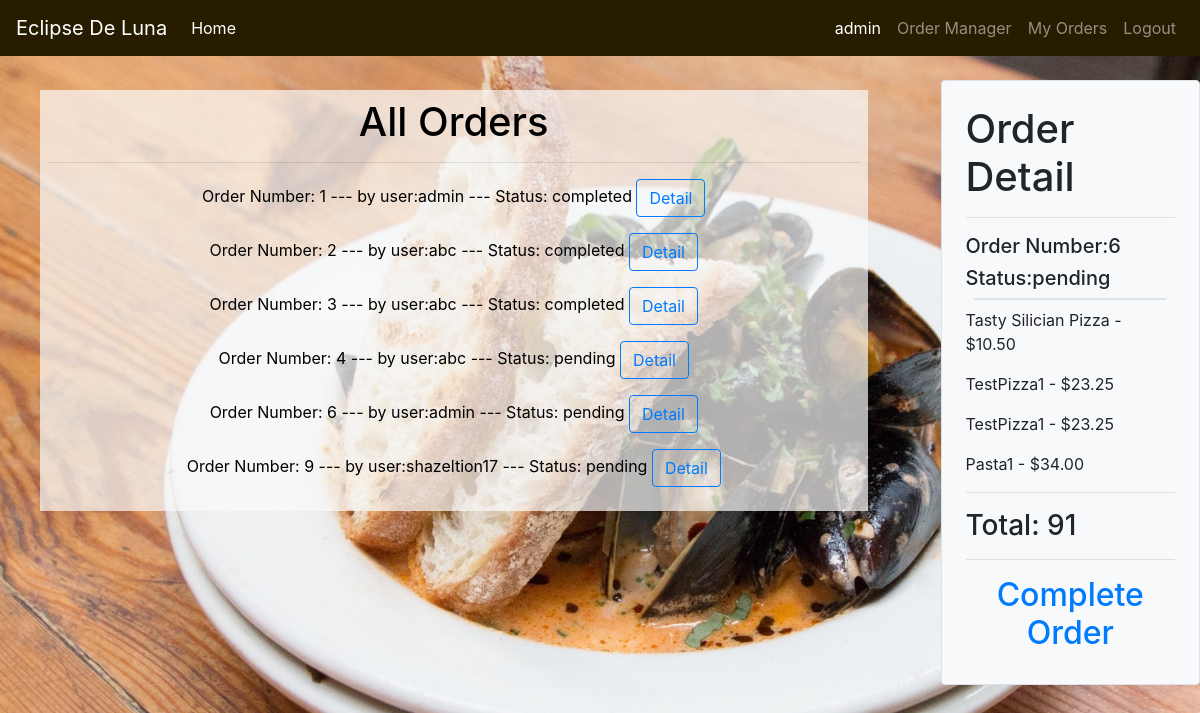
Screenshot of /staff_order/admin/6 with the database file from the repository.
### orders/models.py (models this page shows, shortened)
class User_order(models.Model):
    user=models.ForeignKey(User,on_delete=models.CASCADE)
    order_number=models.IntegerField()
    status=models.CharField(max_length=64,default='initiated')

class Cart(models.Model):
    user =models.ForeignKey(User,on_delete=models.CASCADE)
    number=models.IntegerField()
    name = models.CharField(max_length=64)
    price = models.DecimalField(max_digits=7,decimal_places=2)
    def __str__(self):
        return f"{self.name} - ${self.price} "

### orders/views.py (the view)
# urls.py: path("staff_order/<str:user>/<str:order_number>", views.staff_order, name="staff_order"),
def staff_order(request,user,order_number):
    user = User.objects.get(username=user)
    context = {
        "Checkout":Cart.objects.filter(user=user,number=order_number),
        "Total":list(Cart.objects.filter(user=user,number=order_number).aggregate(Sum('price')).values())[0],
        "Order_number":order_number,
        "user":user,
        "All_orders":User_order.objects.exclude(status='initiated'),
        "Status":User_order.objects.get(user=user,order_number=order_number).status
    }
    return render(request,"staff_order.html",context)

### orders/templates/staff_order.html
{% extends "base.html" %}
{% block content%}
<div class="container-fluid pt-3">
  <div class="row">
      <div class="col-9 text-center">
        <div class="back_col p-2">
          <h1>All Orders</h1>
          <hr>
      {% for item in All_orders%}
        <p>Order Number: {{item.order_number}}            ---  by user:{{item.user}}  ---  Status: {{item.status}}
        <button type="button" class="btn btn-outline-primary" > <a href="{% url 'staff_order' item.user item.order_number%}">Detail</a></button>
      </p>
      {% endfor %}
        </div>
      </div>
      <div class="col-3 pl-5 ">
              {% if user.is_authenticated %}
              <div class="bg-light p-4 border rounded position-fixed">
              {% if Status != 'initiated'%}
              <h1>Order Detail</h1>
              <hr>
              <h5>Order Number:{{Order_number}}</h5>
              <h5>Status:{{Status}}</h5>
              <div class="border rounded m-2"></div>
              {% for item in Checkout %}
                  <p>{{item}} </p>
              {% endfor %}
              <hr>
              <h3>Total: {{Total}}</h3>
              <hr>
              {% if Status == 'pending'%}
              <h2 class="text-center"><a href="{% url 'complete_order' user Order_number%}">Complete Order</a></h2>
              {% endif %}
              {% endif %}
              </div>
              {% endif %}
      </div>
  </div>
</div>
{% endblock %}

### orders/templates/base.html (shortened to what this page needs)
<!DOCTYPE html>
<html style="height: 100%" lang="en">
<head>
    {% load static %}
    <link rel="stylesheet" href="https://maxcdn.bootstrapcdn.com/bootstrap/4.4.1/css/bootstrap.min.css">
    <link rel="stylesheet" type="text/css" href="{% static 'style.css' %}">
</head>
<body style="height: 100%">
   <nav class="navbar navbar-expand-lg navbar-dark bg-dark fixed-top">
    <a class="navbar-brand" href="{% url 'index'%}">Eclipse De Luna</a>
    <ul class="navbar-nav mr-auto">
      <li class="nav-item active">
        <a class="nav-link" href="{% url 'index'%}">Home <span class="sr-only">(current)</span></a>
      </li>
    </ul>
    <div class="collapse navbar-collapse" id="navbarNav">
      <ul class="navbar-nav ml-auto">
        {% if user.is_authenticated %}
        <li class="nav-item active">
          <a class="nav-link" href="#">{{user}} <span class="sr-only">(current)</span></a>
        </li>
        {% if user.is_superuser %}
        <li class="nav-item">
          <a class="nav-link" href="{% url 'staff_order' user Order_number%}">Order Manager</a>
        </li>
        {% endif %}
        <li class="nav-item">
          <a class="nav-link" href="{% url 'myOrders' Order_number%}">My Orders</a>
        </li>
        <li class="nav-item">
          <a class="nav-link" href="{% url 'logout'%}">Logout</a>
        </li>
        {% endif %}
      </ul>
    </div>
  </nav>
<div class="container-fluid mt-5 pt-3" >
  {%block content%}
  {% endblock %}
</div>
</body>
</html>

### orders/static/style.css (style rules this page uses)
.bg-dark { background-color: #261d00!important; }
.back_col { background-color: rgba(250, 250, 250 ,.7); margin: 10px; color: black; }

### rows the page displays
User_order: order_number "1", user "admin", status "completed"
User_order: order_number "2", user "abc", status "completed"
User_order: order_number "3", user "abc", status "completed"
User_order: order_number "4", user "abc", status "pending"
User_order: order_number "6", user "admin", status "pending"
User_order: order_number "9", user "shazeltion17", status "pending"
Cart: name+price "Tasty Silician Pizza - $10.50"
Cart: name+price "TestPizza1 - $23.25"
Cart: name+price "TestPizza1 - $23.25"
Cart: name+price "Pasta1 - $34.00"

### other values shown
{{ user }} "admin"
{{ Order_number }} "6"
{{ Total }} "91"
